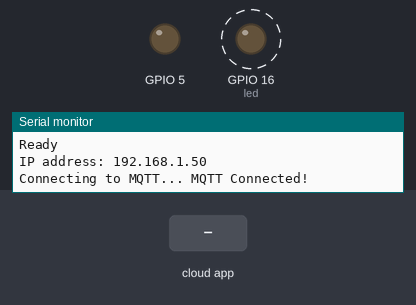
Recording of a sketch running on a simulated ESP8266 (NodeMCU). Shown: output pins drawn as LEDs (lit = HIGH), the last lines printed to the serial monitor. Dashed ring = blinking. Inputs (shaded band) come from the test bench. WiFi joins after 1.5 s; servers stay silent unless stated; no MQTT or app messages arrive unless stated.

Above: at 2.58 s.
2.8 s: the phone or cloud app sets Mode to 1
At 2.8 s:
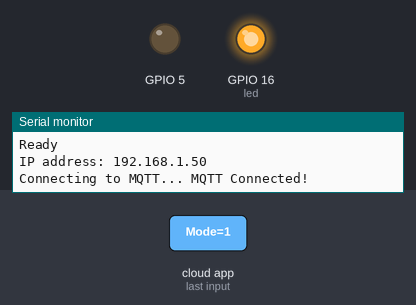
4.3 s: the phone or cloud app sets Mode to 0
At 4.47 s:
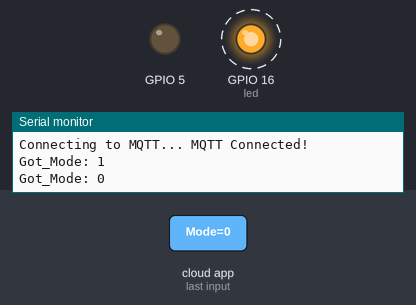
Timing chart, 0 to 13.3 s (numbered marks = the images above; inputs shaded):
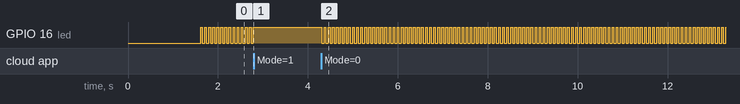

Measured:
- after the input at 2.8 s, GPIO 16 (led): stops changing and stays HIGH
- after the input at 4.3 s, GPIO 16 (led): alternates HIGH for 0.04 s and LOW for 0.05 s, starting at once
- by itself, GPIO 16 (led): alternates HIGH for 0.04 s and LOW for 0.05 s

The sketch:

OTA.ino
```cpp
#include <ESP8266WiFi.h>
#include <ESP8266mDNS.h>
#include <WiFiUdp.h>
#include <ArduinoOTA.h>
#include "Adafruit_MQTT.h"
#include "Adafruit_MQTT_Client.h"

const char* ssid = "SSID Name";
const char* password = "Password";
int led = 16;
int flash = 0;


/************************* Adafruit.io Setup *********************************/

#define AIO_SERVER      "io.adafruit.com"
#define AIO_SERVERPORT  1883                   // use 8883 for SSL
#define AIO_USERNAME    "username"
#define AIO_KEY         "KEY"


bool flag =0; // For selecting Mode

WiFiClient client;

const char MQTT_SERVER[] PROGMEM    = AIO_SERVER;
const char MQTT_USERNAME[] PROGMEM  = AIO_USERNAME;
const char MQTT_PASSWORD[] PROGMEM  = AIO_KEY;

// Setup the MQTT client class by passing in the WiFi client and MQTT server and login details.
Adafruit_MQTT_Client mqtt(&client, MQTT_SERVER, AIO_SERVERPORT, MQTT_USERNAME, MQTT_PASSWORD);


const char Relay2[] PROGMEM = AIO_USERNAME "/feeds/Mode";
Adafruit_MQTT_Subscribe Mode = Adafruit_MQTT_Subscribe(&mqtt, Relay2);
/*************************** Sketch Code ************************************/

// Bug workaround for Arduino 1.6.6, it seems to need a function declaration
// for some reason (only affects ESP8266, likely an arduino-builder bug).
void MQTT_connect();


void setup() {
  pinMode(led,OUTPUT);
  pinMode(flash,INPUT);

  pinMode(5,OUTPUT);
  Serial.begin(115200);
  Serial.println("Booting");
  WiFi.mode(WIFI_STA);
  WiFi.begin(ssid, password);
  while (WiFi.waitForConnectResult() != WL_CONNECTED) {
    Serial.println("Connection Failed! Rebooting...");
    delay(5000);
    ESP.restart();
  }

  // Port defaults to 8266
  // ArduinoOTA.setPort(8266);

  // Hostname defaults to esp8266-[ChipID]
  // ArduinoOTA.setHostname("My ESP");

  // No authentication by default
  // ArduinoOTA.setPassword((const char *)"123"); // password

  ArduinoOTA.onStart([]() {
    digitalWrite(led,HIGH);
    Serial.println("Start");
  });
  ArduinoOTA.onEnd([]() {
    digitalWrite(led,LOW);
    Serial.println("\nEnd");
  });
  ArduinoOTA.onProgress([](unsigned int progress, unsigned int total) {
    Serial.printf("Progress: %u%%\r", (progress / (total / 100)));
  });
  ArduinoOTA.onError([](ota_error_t error) {
    Serial.printf("Error[%u]: ", error);
    if (error == OTA_AUTH_ERROR) Serial.println("Auth Failed");
    else if (error == OTA_BEGIN_ERROR) Serial.println("Begin Failed");
    else if (error == OTA_CONNECT_ERROR) Serial.println("Connect Failed");
    else if (error == OTA_RECEIVE_ERROR) Serial.println("Receive Failed");
    else if (error == OTA_END_ERROR) Serial.println("End Failed");
  });
  ArduinoOTA.begin();
  Serial.println("Ready");
  Serial.print("IP address: ");
  Serial.println(WiFi.localIP());

  mqtt.subscribe(&Mode);
}

void loop() {

  MQTT_connect();

Adafruit_MQTT_Subscribe *subscription;
  while ((subscription = mqtt.readSubscription(10))) {

    if (subscription == &Mode) {
      Serial.print(F("Got_Mode: "));
      Serial.println((char *)Mode.lastread);
      uint16_t num = atoi((char *)Mode.lastread);
      flag= num;
    }
  }


  if(flag==1) // OTA mode
  ArduinoOTA.handle();

  else // normal mode
  {
    digitalWrite(led,LOW);
    delay(50);
    digitalWrite(led,HIGH);
    delay(30);

  }


}


void MQTT_connect() {
  int8_t ret;

  // Stop if already connected.
  if (mqtt.connected()) {
    return;
  }

  Serial.print("Connecting to MQTT... ");

  uint8_t retries = 3;
  while ((ret = mqtt.connect()) != 0) { // connect will return 0 for connected
       Serial.println(mqtt.connectErrorString(ret));
       Serial.println("Retrying MQTT connection in 5 seconds...");
       mqtt.disconnect();
       delay(5000);  // wait 5 seconds
       retries--;
       if (retries == 0) {
         // basically die and wait for WDT to reset me
         while (1);
       }
  }
  Serial.println("MQTT Connected!");
}
```
